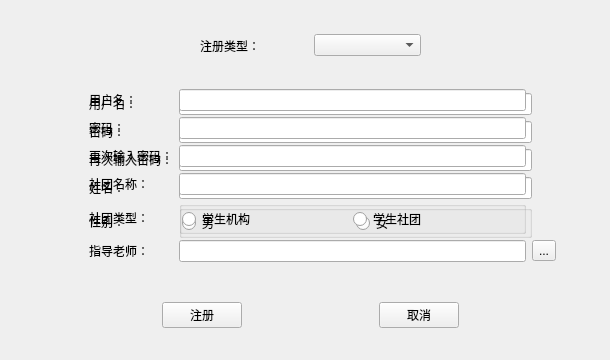
<?xml version="1.0" encoding="UTF-8"?>
<ui version="4.0">
 <class>registForm</class>
 <widget class="QWidget" name="registForm">
  <property name="geometry">
   <rect>
    <x>0</x>
    <y>0</y>
    <width>610</width>
    <height>360</height>
   </rect>
  </property>
  <property name="minimumSize">
   <size>
    <width>610</width>
    <height>360</height>
   </size>
  </property>
  <property name="maximumSize">
   <size>
    <width>610</width>
    <height>360</height>
   </size>
  </property>
  <property name="windowTitle">
   <string>Form</string>
  </property>
  <widget class="QWidget" name="widget_teacher" native="true">
   <property name="geometry">
    <rect>
     <x>30</x>
     <y>70</y>
     <width>561</width>
     <height>191</height>
    </rect>
   </property>
   <layout class="QVBoxLayout" name="verticalLayout">
    <item>
     <spacer name="verticalSpacer_2">
      <property name="orientation">
       <enum>Qt::Vertical</enum>
      </property>
      <property name="sizeHint" stdset="0">
       <size>
        <width>20</width>
        <height>40</height>
       </size>
      </property>
     </spacer>
    </item>
    <item>
     <widget class="QWidget" name="widget_3" native="true">
      <layout class="QGridLayout" name="gridLayout">
       <item row="4" column="2">
        <widget class="QGroupBox" name="groupBox_teacherSex">
         <property name="title">
          <string/>
         </property>
         <layout class="QHBoxLayout" name="horizontalLayout">
          <property name="spacing">
           <number>0</number>
          </property>
          <property name="leftMargin">
           <number>0</number>
          </property>
          <property name="topMargin">
           <number>0</number>
          </property>
          <property name="rightMargin">
           <number>0</number>
          </property>
          <property name="bottomMargin">
           <number>0</number>
          </property>
          <item>
           <widget class="QRadioButton" name="radioButton_male">
            <property name="text">
             <string>男</string>
            </property>
           </widget>
          </item>
          <item>
           <spacer name="horizontalSpacer_2">
            <property name="orientation">
             <enum>Qt::Horizontal</enum>
            </property>
            <property name="sizeHint" stdset="0">
             <size>
              <width>40</width>
              <height>20</height>
             </size>
            </property>
           </spacer>
          </item>
          <item>
           <widget class="QRadioButton" name="radioButton_female">
            <property name="text">
             <string>女</string>
            </property>
           </widget>
          </item>
          <item>
           <spacer name="horizontalSpacer">
            <property name="orientation">
             <enum>Qt::Horizontal</enum>
            </property>
            <property name="sizeHint" stdset="0">
             <size>
              <width>40</width>
              <height>20</height>
             </size>
            </property>
           </spacer>
          </item>
         </layout>
        </widget>
       </item>
       <item row="0" column="0">
        <spacer name="horizontalSpacer_3">
         <property name="orientation">
          <enum>Qt::Horizontal</enum>
         </property>
         <property name="sizeType">
          <enum>QSizePolicy::Fixed</enum>
         </property>
         <property name="sizeHint" stdset="0">
          <size>
           <width>50</width>
           <height>20</height>
          </size>
         </property>
        </spacer>
       </item>
       <item row="4" column="1">
        <widget class="QLabel" name="label">
         <property name="text">
          <string>性别：</string>
         </property>
        </widget>
       </item>
       <item row="1" column="2">
        <widget class="QLineEdit" name="lineEdit_teacher_userPasswd"/>
       </item>
       <item row="2" column="2">
        <widget class="QLineEdit" name="lineEdit_teacher_userPasswd2"/>
       </item>
       <item row="0" column="1">
        <widget class="QLabel" name="label_teacher_userName">
         <property name="lineWidth">
          <number>2</number>
         </property>
         <property name="text">
          <string>用户名：</string>
         </property>
        </widget>
       </item>
       <item row="1" column="1">
        <widget class="QLabel" name="label_teacher_userPasswd">
         <property name="text">
          <string>密码：</string>
         </property>
        </widget>
       </item>
       <item row="3" column="1">
        <widget class="QLabel" name="label_teacherName">
         <property name="text">
          <string>姓名：</string>
         </property>
        </widget>
       </item>
       <item row="0" column="2">
        <widget class="QLineEdit" name="lineEdit_teacher_userName"/>
       </item>
       <item row="3" column="2">
        <widget class="QLineEdit" name="lineEdit_teacherName">
         <property name="text">
          <string extracomment="姓名"/>
         </property>
        </widget>
       </item>
       <item row="2" column="1">
        <widget class="QLabel" name="label_teacher_passwd2">
         <property name="text">
          <string>再次输入密码：</string>
         </property>
        </widget>
       </item>
       <item row="0" column="3">
        <spacer name="horizontalSpacer_4">
         <property name="orientation">
          <enum>Qt::Horizontal</enum>
         </property>
         <property name="sizeType">
          <enum>QSizePolicy::Fixed</enum>
         </property>
         <property name="sizeHint" stdset="0">
          <size>
           <width>50</width>
           <height>20</height>
          </size>
         </property>
        </spacer>
       </item>
      </layout>
     </widget>
    </item>
    <item>
     <spacer name="verticalSpacer">
      <property name="orientation">
       <enum>Qt::Vertical</enum>
      </property>
      <property name="sizeHint" stdset="0">
       <size>
        <width>20</width>
        <height>40</height>
       </size>
      </property>
     </spacer>
    </item>
   </layout>
  </widget>
  <widget class="QWidget" name="widget_group" native="true">
   <property name="geometry">
    <rect>
     <x>30</x>
     <y>70</y>
     <width>561</width>
     <height>211</height>
    </rect>
   </property>
   <layout class="QVBoxLayout" name="verticalLayout_2">
    <item>
     <spacer name="verticalSpacer_4">
      <property name="orientation">
       <enum>Qt::Vertical</enum>
      </property>
      <property name="sizeHint" stdset="0">
       <size>
        <width>20</width>
        <height>40</height>
       </size>
      </property>
     </spacer>
    </item>
    <item>
     <widget class="QWidget" name="widget_2" native="true">
      <layout class="QGridLayout" name="gridLayout_2">
       <item row="4" column="1">
        <widget class="QLabel" name="label_groupName">
         <property name="text">
          <string>社团名称：</string>
         </property>
        </widget>
       </item>
       <item row="2" column="2">
        <widget class="QLineEdit" name="lineEdit_group_user_passwd"/>
       </item>
       <item row="5" column="1">
        <widget class="QLabel" name="label_groupType">
         <property name="text">
          <string>社团类型：</string>
         </property>
        </widget>
       </item>
       <item row="4" column="2">
        <widget class="QLineEdit" name="lineEdit_groupName"/>
       </item>
       <item row="6" column="2">
        <widget class="QLineEdit" name="lineEdit_groupTeacher"/>
       </item>
       <item row="6" column="3">
        <widget class="QToolButton" name="toolButton_select_teacher">
         <property name="text">
          <string>...</string>
         </property>
        </widget>
       </item>
       <item row="6" column="1">
        <widget class="QLabel" name="label_groupTeacher">
         <property name="text">
          <string>指导老师：</string>
         </property>
        </widget>
       </item>
       <item row="3" column="1">
        <widget class="QLabel" name="label_group_userPasswd2">
         <property name="text">
          <string>再次输入密码：</string>
         </property>
        </widget>
       </item>
       <item row="3" column="2">
        <widget class="QLineEdit" name="lineEdit_group_userPasswd2"/>
       </item>
       <item row="5" column="2">
        <widget class="QGroupBox" name="groupBox_groupType">
         <property name="title">
          <string/>
         </property>
         <layout class="QHBoxLayout" name="horizontalLayout_4">
          <property name="spacing">
           <number>0</number>
          </property>
          <property name="leftMargin">
           <number>0</number>
          </property>
          <property name="topMargin">
           <number>0</number>
          </property>
          <property name="rightMargin">
           <number>0</number>
          </property>
          <property name="bottomMargin">
           <number>0</number>
          </property>
          <item>
           <widget class="QRadioButton" name="radioButton_agency">
            <property name="text">
             <string>学生机构</string>
            </property>
           </widget>
          </item>
          <item>
           <spacer name="horizontalSpacer_9">
            <property name="orientation">
             <enum>Qt::Horizontal</enum>
            </property>
            <property name="sizeHint" stdset="0">
             <size>
              <width>40</width>
              <height>20</height>
             </size>
            </property>
           </spacer>
          </item>
          <item>
           <widget class="QRadioButton" name="radioButton_group">
            <property name="text">
             <string>学生社团</string>
            </property>
           </widget>
          </item>
          <item>
           <spacer name="horizontalSpacer_10">
            <property name="orientation">
             <enum>Qt::Horizontal</enum>
            </property>
            <property name="sizeHint" stdset="0">
             <size>
              <width>40</width>
              <height>20</height>
             </size>
            </property>
           </spacer>
          </item>
         </layout>
        </widget>
       </item>
       <item row="1" column="3">
        <spacer name="horizontalSpacer_8">
         <property name="orientation">
          <enum>Qt::Horizontal</enum>
         </property>
         <property name="sizeType">
          <enum>QSizePolicy::Fixed</enum>
         </property>
         <property name="sizeHint" stdset="0">
          <size>
           <width>50</width>
           <height>20</height>
          </size>
         </property>
        </spacer>
       </item>
       <item row="1" column="1">
        <widget class="QLabel" name="label_group_userName">
         <property name="text">
          <string>用户名：</string>
         </property>
        </widget>
       </item>
       <item row="1" column="0">
        <spacer name="horizontalSpacer_7">
         <property name="orientation">
          <enum>Qt::Horizontal</enum>
         </property>
         <property name="sizeType">
          <enum>QSizePolicy::Fixed</enum>
         </property>
         <property name="sizeHint" stdset="0">
          <size>
           <width>50</width>
           <height>20</height>
          </size>
         </property>
        </spacer>
       </item>
       <item row="1" column="2">
        <widget class="QLineEdit" name="lineEdit_group_userName"/>
       </item>
       <item row="2" column="1">
        <widget class="QLabel" name="label_group_userPasswd">
         <property name="text">
          <string>密码：</string>
         </property>
        </widget>
       </item>
      </layout>
     </widget>
    </item>
    <item>
     <spacer name="verticalSpacer_3">
      <property name="orientation">
       <enum>Qt::Vertical</enum>
      </property>
      <property name="sizeHint" stdset="0">
       <size>
        <width>20</width>
        <height>40</height>
       </size>
      </property>
     </spacer>
    </item>
   </layout>
  </widget>
  <widget class="QWidget" name="widget" native="true">
   <property name="geometry">
    <rect>
     <x>200</x>
     <y>20</y>
     <width>221</width>
     <height>51</height>
    </rect>
   </property>
   <layout class="QHBoxLayout" name="horizontalLayout_3">
    <item>
     <widget class="QLabel" name="label_regist_type">
      <property name="text">
       <string>注册类型：</string>
      </property>
     </widget>
    </item>
    <item>
     <widget class="QComboBox" name="comboBox"/>
    </item>
   </layout>
  </widget>
  <widget class="QWidget" name="widget_pushButton" native="true">
   <property name="geometry">
    <rect>
     <x>30</x>
     <y>290</y>
     <width>561</width>
     <height>51</height>
    </rect>
   </property>
   <layout class="QHBoxLayout" name="horizontalLayout_2">
    <item>
     <spacer name="horizontalSpacer_5">
      <property name="orientation">
       <enum>Qt::Horizontal</enum>
      </property>
      <property name="sizeHint" stdset="0">
       <size>
        <width>40</width>
        <height>20</height>
       </size>
      </property>
     </spacer>
    </item>
    <item>
     <widget class="QPushButton" name="pushButton_regist">
      <property name="text">
       <string>注册</string>
      </property>
     </widget>
    </item>
    <item>
     <spacer name="horizontalSpacer_11">
      <property name="orientation">
       <enum>Qt::Horizontal</enum>
      </property>
      <property name="sizeHint" stdset="0">
       <size>
        <width>40</width>
        <height>20</height>
       </size>
      </property>
     </spacer>
    </item>
    <item>
     <widget class="QPushButton" name="pushButton_cancel">
      <property name="text">
       <string>取消</string>
      </property>
     </widget>
    </item>
    <item>
     <spacer name="horizontalSpacer_6">
      <property name="orientation">
       <enum>Qt::Horizontal</enum>
      </property>
      <property name="sizeHint" stdset="0">
       <size>
        <width>40</width>
        <height>20</height>
       </size>
      </property>
     </spacer>
    </item>
   </layout>
  </widget>
 </widget>
 <resources/>
 <connections/>
</ui>
